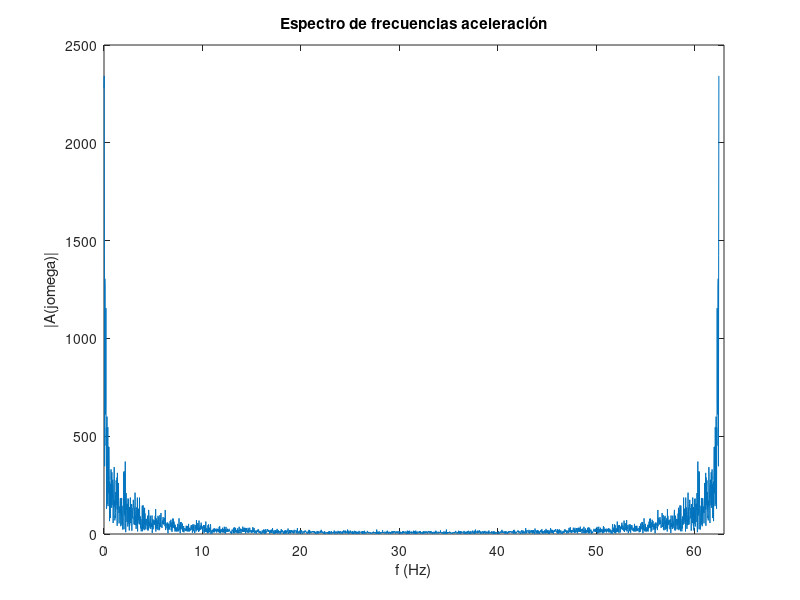
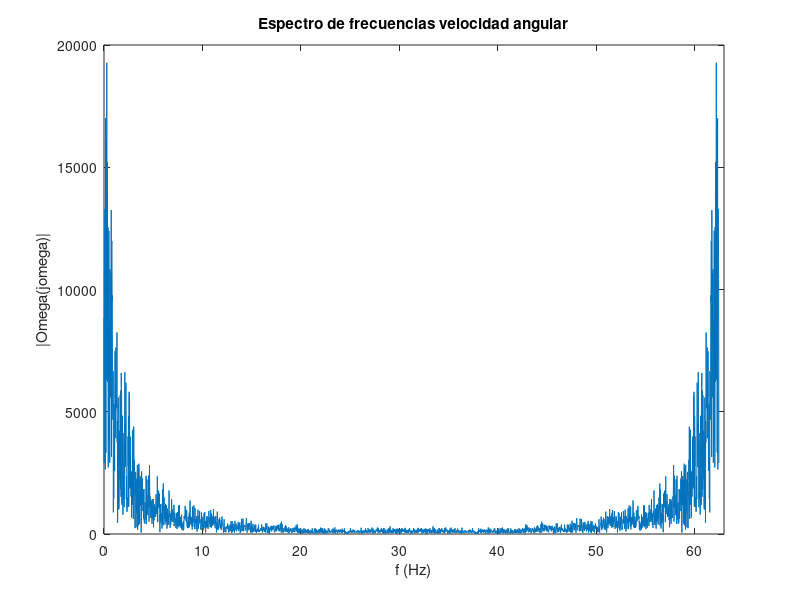
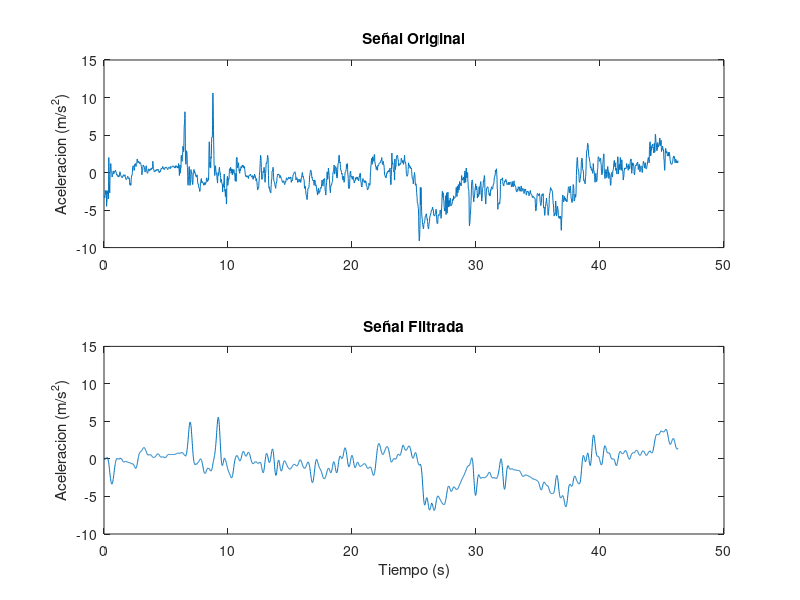
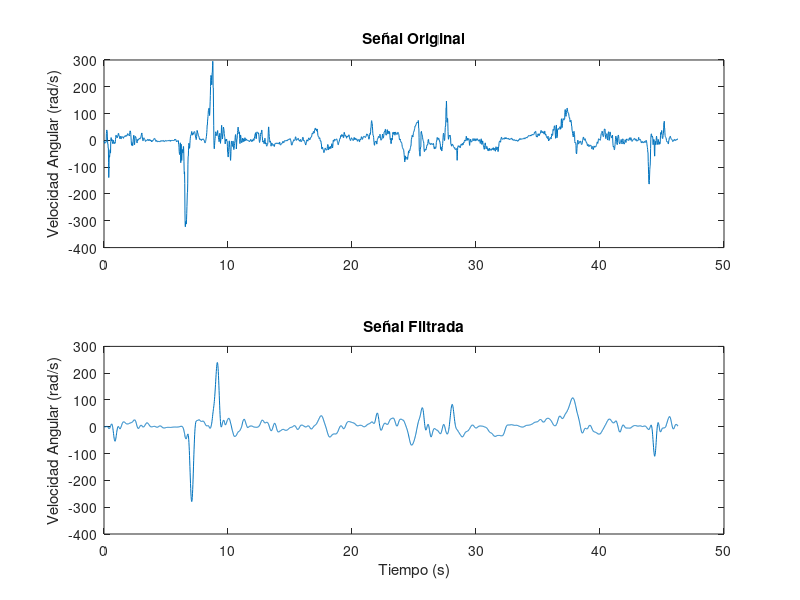

Write the MATLAB code that produced these figures, in order.
clc, clear
% Leer datos JSON
jsonStr = fileread('Datos_Carlos.json');
DatosJson = jsondecode(jsonStr);
Valores = DatosJson.payload.values;

% Definir vector de tiempo y matriz de aceleraciones
Fs = 62.5;
Ts = 1/Fs;
accO = [Valores(72:end,1) Valores(72:end,2) Valores(72:end,3)];
gyrsF = [Valores(72:end,4) Valores(72:end,5) Valores(72:end,6)];
L = size(accO); 
t = (0:L(1)-1)*Ts;

% Transformada de Fourier
FrecAccsF = abs(fft(accO));
FrecGyrsF = abs(fft(gyrsF));
frec = Fs/L(1)*(0:L(1)-1);

% Graficar Espectros de Frecuencias
figure
plot(frec,FrecAccsF(:,1))
title("Espectro de frecuencias aceleración");
xlim([0 63])
xlabel("f (Hz)");
ylabel("|A(j\omega)|");

figure
plot(frec,FrecGyrsF(:,1))
title("Espectro de frecuencias velocidad angular");
xlim([0 63])
xlabel("f (Hz)");
ylabel("|\Omega(j\omega)|");

%Filtro pasa bajo FIR
DeltaT = 1;
DeltaR = 10^(-1);
As = 20*log10(1/DeltaR);
n = round(Fs*As/(DeltaT*22));
f = 10/(2*Fs);
filtro = fir1(n,f,"low",chebwin(n+1,As));
acc = filter(filtro,1,accO);
gyr = filter(filtro,1,gyrsF);

%Graficar señal original vs filtrada
figure
subplot(2,1,1)
plot(t,accO(:,1))
title('Señal Original')
ylabel('Aceleracion (m/s^2)')
ys = ylim;

subplot(2,1,2)
plot(t,acc(:,1))
title('Señal Filtrada')
ylabel('Aceleracion (m/s^2)')
xlabel('Tiempo (s)')
ylim(ys)

figure
subplot(2,1,1)
plot(t,gyrsF(:,1))
title('Señal Original')
ylabel('Velocidad Angular (rad/s)')
ys = ylim;

subplot(2,1,2)
plot(t,gyr(:,1))
title('Señal Filtrada')
ylabel('Velocidad Angular (rad/s)')
xlabel('Tiempo (s)')
ylim(ys)

%Eliminacion del efecto de la gravedad
accTot = sqrt(acc(:,1).^2+acc(:,2).^2+acc(:,3).^2);
cosGrav = 9.81./accTot;
MagAccD  = sqrt(abs(accTot.^2+9.81^2-2.*cosGrav.*accTot.*9.81));
senAlpha = 9.81.*sin(abs(acos(cosGrav)))./accTot;
cosD = [acc(:,1)./accTot acc(:,2)./accTot acc(:,3)./accTot];
accsG = MagAccD.*senAlpha.*cosD;

%Obtencion de la matriz Angular
for j=1:L(2)
    Ang(1,j) = 0;
    for i=1:L(1)-1
        Ang(i+1,j) = Ang(i,j)+Ts*gyr(i,j);
    end
end

%Obtencion de la matriz velocidad
for j=1:L(2)
    Vel(1,j) = 0;
    for i=1:L(1)-1
        Vel(i+1,j) = Vel(i,j)+Ts*accsG(i,j);
    end
end

%Graficar posiciones angulares
figure
plot(t,Vel(:,1))
title('Velocidad en x')
xlabel('Tiempo (s)')
ylabel('v_x (m/s)')

figure
plot(t,Vel(:,2))
title('Velocidad en y')
xlabel('Tiempo (s)')
ylabel('v_y (m/s)')

%Graficar velocidades
figure
plot(t,Vel(:,1))
title('Velocidad en x')
xlabel('Tiempo (s)')
ylabel('v_x (m/s)')

figure
plot(t,Vel(:,2))
title('Velocidad en y')
xlabel('Tiempo (s)')
ylabel('v_y (m/s)')

%Obtencion de la matriz posición
for j=1:L(2)
    Pos(1,j) = 0;
    for i=1:L(1)-1
        Pos(i+1,j) = Pos(i,j)+Ts*Vel(i,j);
    end
end

%Graficar trayectoria
figure
plot(Pos(:,1),Pos(:,2))
title('Trayectoria')
xlabel("r_x (m)");
ylabel("r_z (m)");

